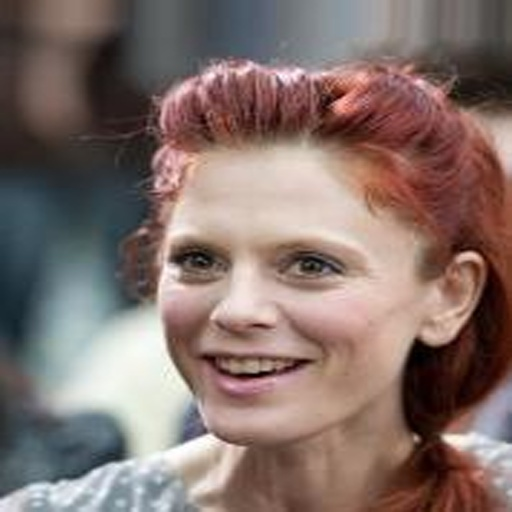
#> input picture low/000002.jpg, 512 x 512 px, given as the content of the folder C:/Users/91879/Desktop/Project/ImageProject/celeba, which was not available
$ python DownData.py
#> lines starting #> are read from the running program, lines starting #| are printed output that depends on the picture
import os
import cv2

input_dir = "C:/Users/91879/Desktop/Project/ImageProject/celeba"
output_dir = "C:/Users/91879/Desktop/Project/ImageProject/low"

low_res_size = (22, 22)
b=os.listdir(input_dir)
for filename in b:
    img = cv2.imread(os.path.join(input_dir, filename))
#> img is the input picture: shape (512, 512, 3); mean B, G, R 107.5, 112.9, 131.6
    img = cv2.resize(img, low_res_size, interpolation=cv2.INTER_CUBIC)
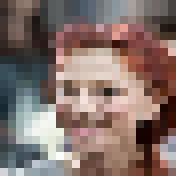
#> img: shape (22, 22, 3) (shown 8 times larger); mean B, G, R 106.6, 112.1, 130.9
    cv2.imwrite(os.path.join(output_dir, filename), img)

$ run again, on low/000008.jpg
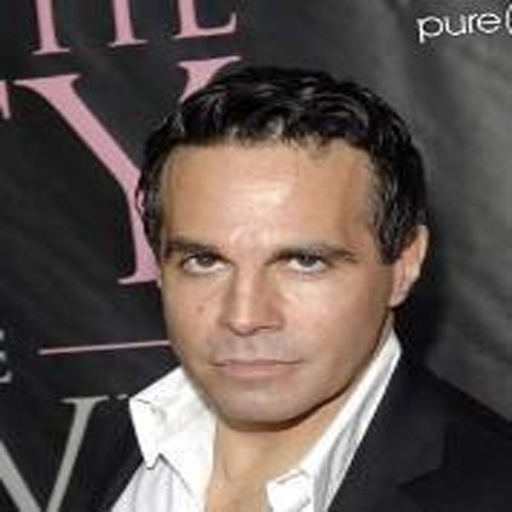
#> input picture low/000008.jpg, 512 x 512 px, given as the content of the folder C:/Users/91879/Desktop/Project/ImageProject/celeba, which was not available
#> img is the input picture: shape (512, 512, 3); mean B, G, R 79.7, 84.5, 96.1
#> `img = cv2.resize(img, low_res_size, interpolation=cv2.INTER_CUBIC)`:
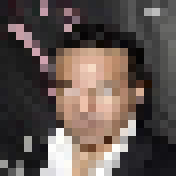
#> img: shape (22, 22, 3) (shown 8 times larger); mean B, G, R 79, 83.8, 95.3
